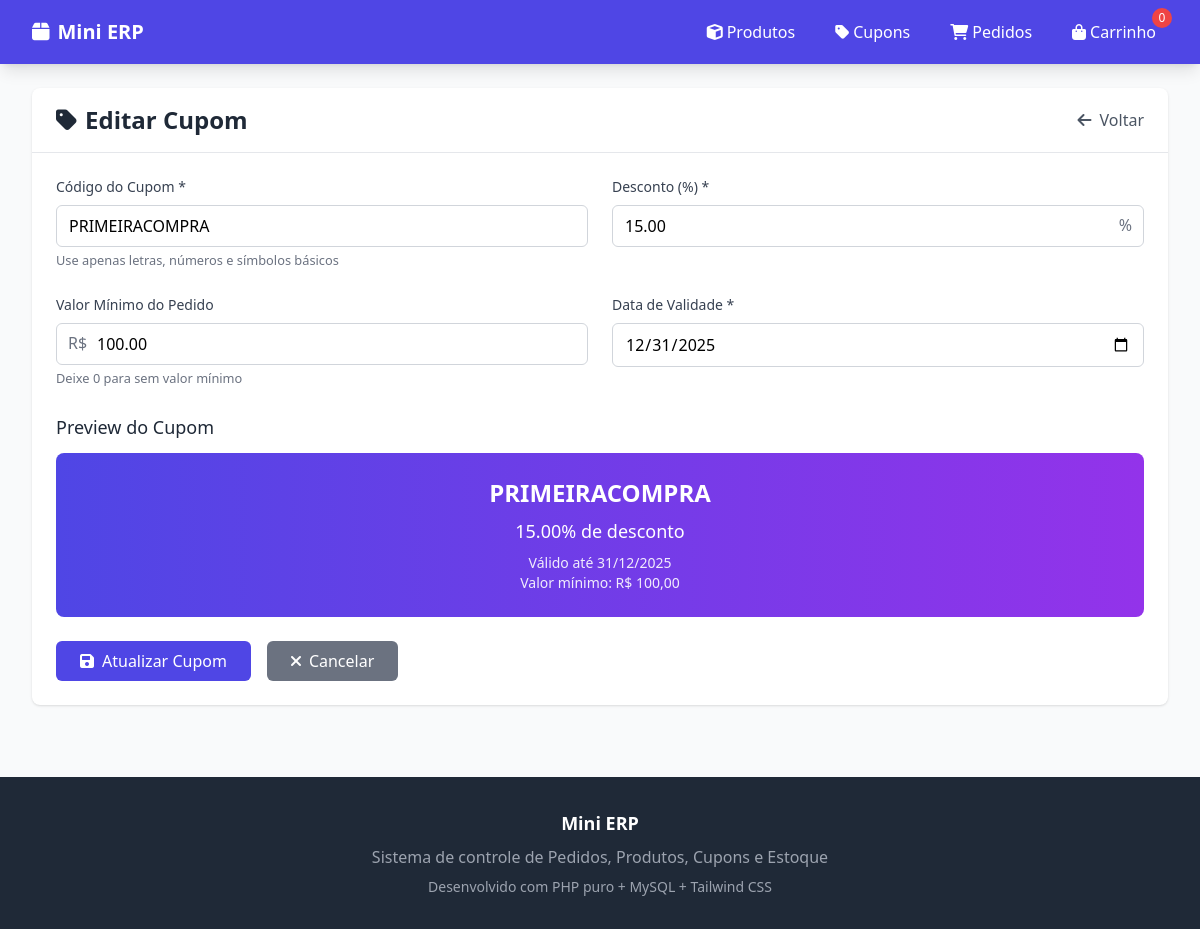
The app's page /cupons.php?action=editar&id=2 with its own data.
### tables this page shows
CREATE TABLE cupons (
    id INT AUTO_INCREMENT PRIMARY KEY,
    codigo VARCHAR(50) NOT NULL UNIQUE,
    desconto_percentual DECIMAL(5,2) NOT NULL,
    validade DATE NOT NULL,
    valor_minimo DECIMAL(10,2) DEFAULT 0,
    ativo BOOLEAN DEFAULT TRUE,
    cupom_codigo VARCHAR(50) NULL,
    created_at TIMESTAMP DEFAULT CURRENT_TIMESTAMP,
    updated_at TIMESTAMP DEFAULT CURRENT_TIMESTAMP ON UPDATE CURRENT_TIMESTAMP
);

### app/controllers/BaseController.php (called while the page is built, shortened)
<?php
abstract class BaseController {
    protected function render($view, $data = []) {
        extract($data);
        include_once 'app/views/layouts/header.php';
        include_once "app/views/{$view}.php";
        include_once 'app/views/layouts/footer.php';
    }
}
?>

### app/controllers/CupomController.php (called while the page is built, shortened)
<?php
require_once 'BaseController.php';
class CupomController extends BaseController {
    private $cupomModel;
    public function __construct() {
        $this->cupomModel = new Cupom();
    }
    public function editar($id) {
        $cupom = $this->cupomModel->findById($id);
        $this->render('cupons/form', [
            'cupom' => $cupom,
            'flash' => $this->getFlash()
        ]);
    }
}
?>

### app/models/BaseModel.php (called while the page is built, shortened)
<?php
require_once 'config/database.php';
abstract class BaseModel {
    protected $db;
    protected $table;
    public function __construct() {
        $database = new Database();
        $this->db = $database->connect();
    }
    public function findById($id) {
        $stmt = $this->db->prepare("SELECT * FROM {$this->table} WHERE id = :id");
        $stmt->bindParam(':id', $id);
        $stmt->execute();
        return $stmt->fetch();
    }
}
?>

### config/database.php (called while the page is built, shortened)
<?php
class Database {
    private $host = 'localhost';
    private $dbname = 'mini_erp';
    private $username = 'root';
    private $password = '';
    public function connect() {
        $this->connection = null;
        try {
            $dsn = "mysql:host=" . $this->host . ";dbname=" . $this->dbname . ";charset=utf8mb4";
            $this->connection = new PDO($dsn, $this->username, $this->password);
            $this->connection->setAttribute(PDO::ATTR_ERRMODE, PDO::ERRMODE_EXCEPTION);
            $this->connection->setAttribute(PDO::ATTR_DEFAULT_FETCH_MODE, PDO::FETCH_ASSOC);
        } catch (PDOException $e) {
            die("Erro na conexão com o banco de dados: " . $e->getMessage());
        }
        return $this->connection;
    }
}
?>

### app/views/cupons/form.php (the view, shortened to what this page needs)
<div class="bg-white shadow rounded-lg">
    <div class="px-6 py-4 border-b border-gray-200">
        <div class="flex justify-between items-center">
            <h1 class="text-2xl font-bold text-gray-800">
                <i class="fas fa-tag mr-2"></i><?php echo $cupom ? 'Editar' : 'Novo'; ?> Cupom
            </h1>
            <a href="cupons.php" class="text-gray-600 hover:text-gray-800 transition">
                <i class="fas fa-arrow-left mr-2"></i>Voltar
            </a>
        </div>
    </div>
    <form method="POST" action="cupons.php?action=salvar" class="p-6">
        <div class="grid grid-cols-1 md:grid-cols-2 gap-6 mb-6">
            <div>
                <label for="codigo" class="block text-sm font-medium text-gray-700 mb-2">Código do Cupom *</label>
                <input type="text" id="codigo" name="codigo" required maxlength="50"
                       value="<?php echo $cupom ? htmlspecialchars($cupom['codigo']) : ''; ?>"
                       class="w-full border border-gray-300 rounded-md px-3 py-2 focus:outline-none focus:ring-2 focus:ring-primary uppercase"
                       placeholder="Ex: DESCONTO10">
                <small class="text-gray-500">Use apenas letras, números e símbolos básicos</small>
            </div>
            <div>
                <label for="desconto_percentual" class="block text-sm font-medium text-gray-700 mb-2">Desconto (%) *</label>
                <div class="relative">
                    <input type="number" id="desconto_percentual" name="desconto_percentual"
                           step="0.1" min="0.1" max="100" required
                           value="<?php echo $cupom ? $cupom['desconto_percentual'] : ''; ?>"
                           class="w-full border border-gray-300 rounded-md px-3 py-2 pr-8 focus:outline-none focus:ring-2 focus:ring-primary">
                    <span class="absolute right-3 top-2 text-gray-500">%</span>
                </div>
            </div>
        </div>
        <div class="grid grid-cols-1 md:grid-cols-2 gap-6 mb-6">
            <div>
                <label for="valor_minimo" class="block text-sm font-medium text-gray-700 mb-2">Valor Mínimo do Pedido</label>
                <div class="relative">
                    <span class="absolute left-3 top-2 text-gray-500">R$</span>
                    <input type="number" id="valor_minimo" name="valor_minimo"
                           step="0.01" min="0"
                           value="<?php echo $cupom ? $cupom['valor_minimo'] : '0'; ?>"
                           class="w-full border border-gray-300 rounded-md pl-10 pr-3 py-2 focus:outline-none focus:ring-2 focus:ring-primary">
                </div>
                <small class="text-gray-500">Deixe 0 para sem valor mínimo</small>
            </div>
            <div>
                <label for="validade" class="block text-sm font-medium text-gray-700 mb-2">Data de Validade *</label>
                <input type="date" id="validade" name="validade" required
                       value="<?php echo $cupom ? $cupom['validade'] : ''; ?>"
                       min="<?php echo date('Y-m-d'); ?>"
                       class="w-full border border-gray-300 rounded-md px-3 py-2 focus:outline-none focus:ring-2 focus:ring-primary">
            </div>
        </div>
        <div class="mb-6">
            <h3 class="text-lg font-medium text-gray-800 mb-3">Preview do Cupom</h3>
            <div class="bg-gradient-to-r from-primary to-purple-600 text-white p-6 rounded-lg">
                <div class="text-center">
                    <div class="text-2xl font-bold mb-2" id="preview-codigo">
                        <?php echo $cupom ? htmlspecialchars($cupom['codigo']) : 'SEU-CUPOM'; ?>
                    </div>
                    <div class="text-lg mb-2">
                        <span id="preview-desconto"><?php echo $cupom ? $cupom['desconto_percentual'] : '0'; ?></span>% de desconto
                    </div>
                    <div class="text-sm opacity-90">
                        Válido até <span id="preview-validade"><?php echo $cupom ? date('d/m/Y', strtotime($cupom['validade'])) : '__/__/____'; ?></span>
                        <br>
                        <span id="preview-minimo">
                            <?php if ($cupom && $cupom['valor_minimo'] > 0): ?>
                                Valor mínimo: R$ <?php echo number_format($cupom['valor_minimo'], 2, ',', '.'); ?>
                            <?php else: ?>
                                <span id="preview-minimo-text">Sem valor mínimo</span>
                            <?php endif; ?>
                        </span>
                    </div>
                </div>
            </div>
        </div>
        <div class="flex space-x-4">
            <button type="submit" class="bg-primary hover:bg-blue-700 text-white px-6 py-2 rounded-md transition">
                <i class="fas fa-save mr-2"></i><?php echo $cupom ? 'Atualizar' : 'Criar'; ?> Cupom
            </button>
            <a href="cupons.php" class="bg-gray-500 hover:bg-gray-600 text-white px-6 py-2 rounded-md transition">
                <i class="fas fa-times mr-2"></i>Cancelar
            </a>
        </div>
    </form>
</div>

### records on screen
cupons: codigo "PRIMEIRACOMPRA", desconto_percentual "15.00", valor_minimo "100.00", validade "12/31/2025", validade "31/12/2025", valor_minimo "100,00"

### other values on screen
Carrinho::contarItens() "0"
